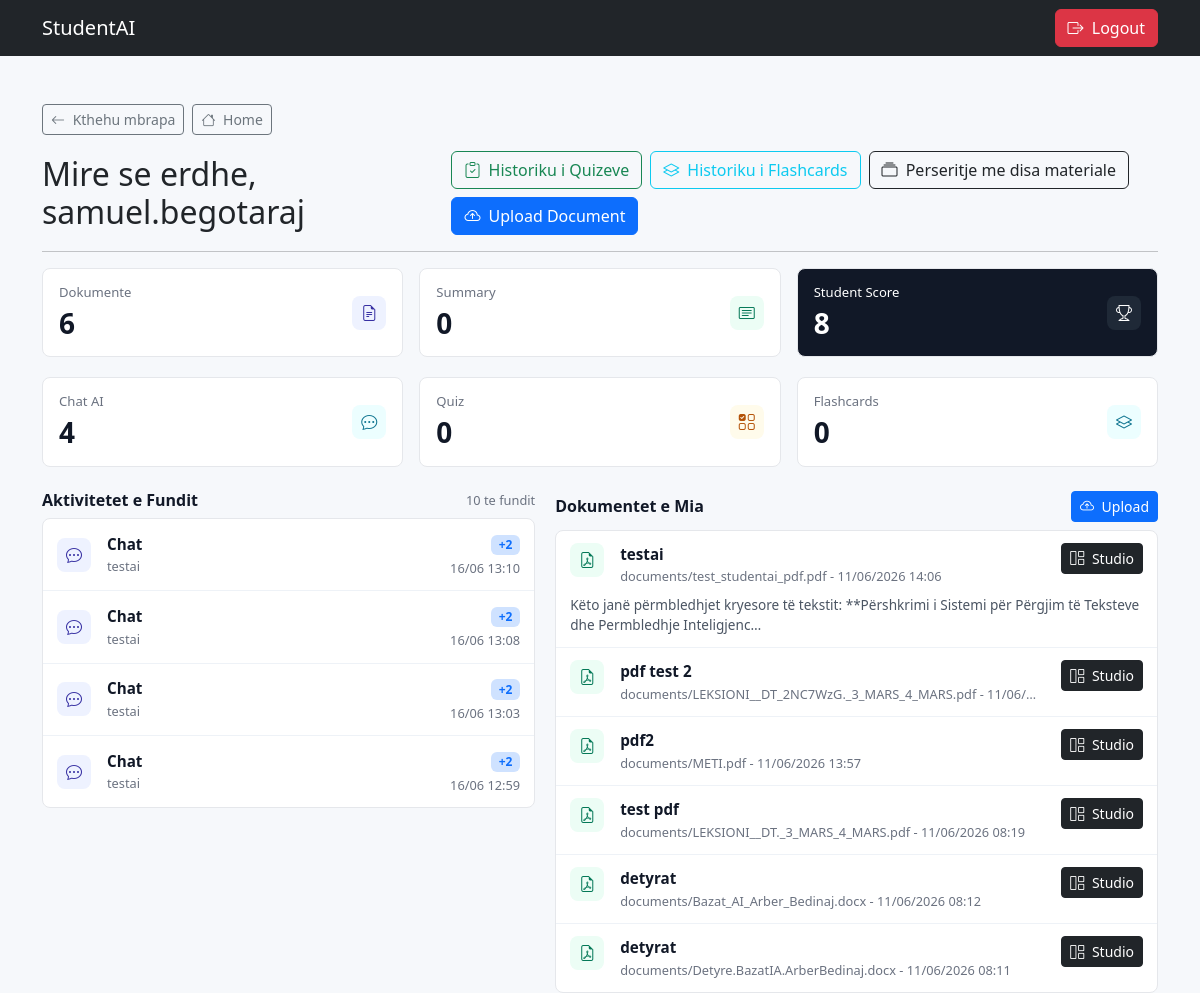
Page /dashboard/ (signed in) on the earlier database version.
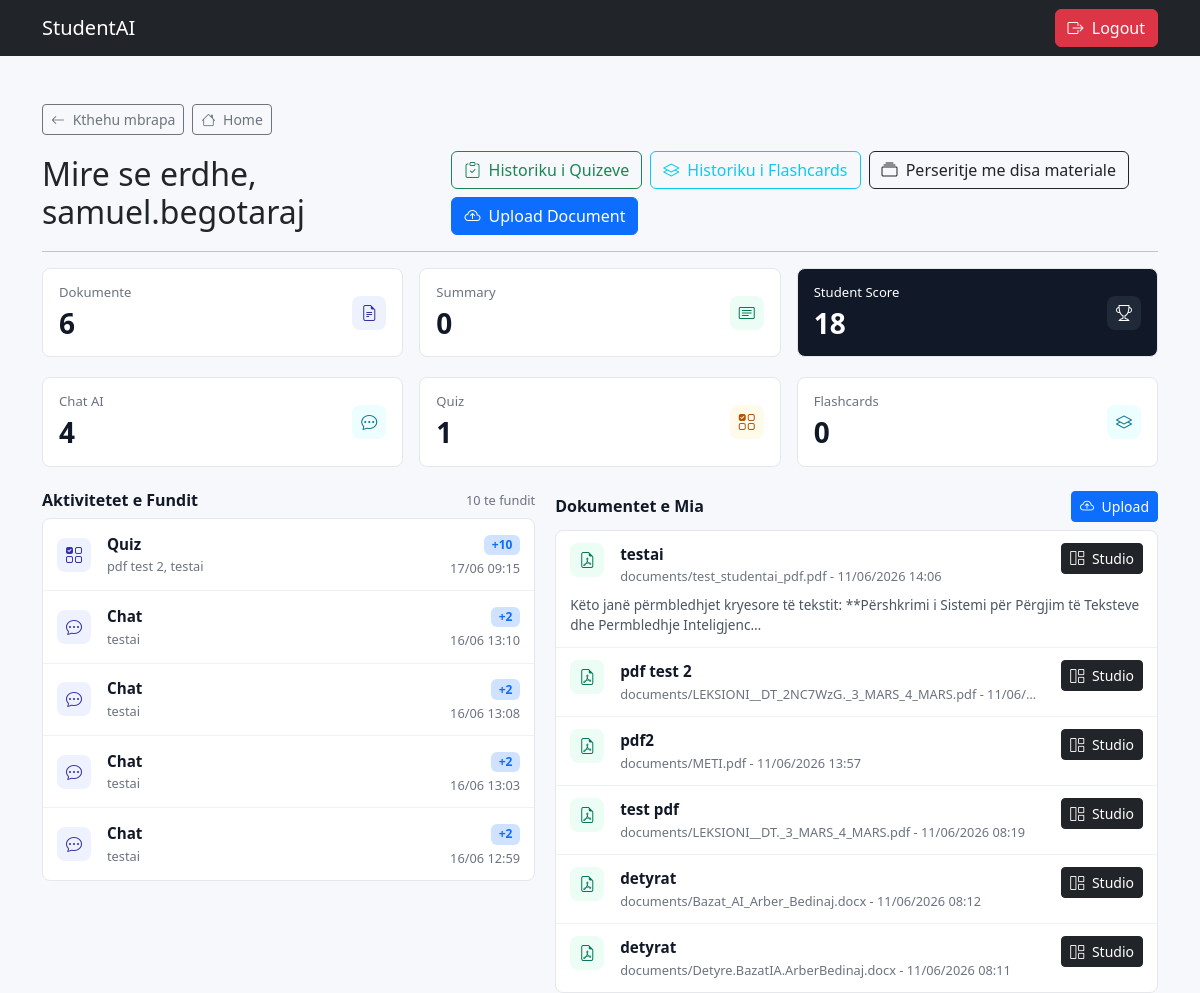
Same page on the later database version.
### documents/models.py (models this page shows, shortened)
class Activity(models.Model):
    ACTIVITY_TYPES = (
        ('summary', 'Summary'),
        ('chat', 'Chat'),
        ('quiz', 'Quiz'),
        ('flashcards', 'Flashcards'),
    )
    POINTS = {
        'summary': 5,
        'chat': 2,
        'quiz': 10,
        'flashcards': 5,
    }
    user = models.ForeignKey(
        User,
        on_delete=models.CASCADE,
        related_name='activities'
    )
    activity_type = models.CharField(
        max_length=20,
        choices=ACTIVITY_TYPES
    )
    document_title = models.CharField(max_length=255)
    points = models.PositiveIntegerField(default=0)
    created_at = models.DateTimeField(auto_now_add=True)

class Document(models.Model):
    title = models.CharField(max_length=255)
    file = models.FileField(
        upload_to='documents/'
    )
    uploaded_by = models.ForeignKey(
        User,
        on_delete=models.CASCADE
    )
    uploaded_at = models.DateTimeField(
        auto_now_add=True
    )
    summary = models.TextField(blank=True, null=True)
    extracted_text = models.TextField(blank=True, null=True)
    ai_processed = models.BooleanField(default=False)

### accounts/views.py (the view)
# urls.py: path('dashboard/', dashboard, name='dashboard'),
@login_required(login_url='login')
def dashboard(request):
    documents = Document.objects.filter(
        uploaded_by=request.user
    ).order_by('-uploaded_at')
    activities = Activity.objects.filter(
        user=request.user
    ).order_by('-created_at')
    context = {
        'documents': documents,
        'documents_count': documents.count(),
        'quiz_attempts_count': QuizAttempt.objects.filter(user=request.user).count(),
        'flashcard_attempts_count': FlashcardAttempt.objects.filter(user=request.user).count(),
        'activities': activities[:10],
        'summary_count': activities.filter(activity_type='summary').count(),
        'chat_count': activities.filter(activity_type='chat').count(),
        'quiz_count': activities.filter(activity_type='quiz').count(),
        'flashcards_count': activities.filter(activity_type='flashcards').count(),
        'total_points': sum(activity.points for activity in activities),
    }
    return render(
        request,
        'accounts/dashboard.html',
        context
    )

### accounts/templates/accounts/dashboard.html (shortened to what the changed rows need)
<!DOCTYPE html>
<html>
<head>
    <link href="https://cdn.jsdelivr.net/npm/bootstrap@5.3.7/dist/css/bootstrap.min.css" rel="stylesheet">
    <link href="https://cdn.jsdelivr.net/npm/bootstrap-icons@1.11.3/font/bootstrap-icons.css" rel="stylesheet">
</head>
<body>
<main class="container mt-5">
    <div class="d-flex justify-content-between align-items-center gap-3">
        <h2 class="mb-0">
            Mire se erdhe, {{ request.user.username }}
        </h2>
    </div>
    <div class="row g-3">
        <div class="col-md-4">
            <div class="card stat-card">
                <div class="card-body">
                    <div class="stat-content">
                        <div>
                            <h2>{{ documents_count }}</h2>
                        </div>
                    </div>
                </div>
            </div>
        </div>
        <div class="col-md-4">
            <div class="card stat-card">
                <div class="card-body">
                    <div class="stat-content">
                        <div>
                            <h2>{{ summary_count }}</h2>
                        </div>
                    </div>
                </div>
            </div>
        </div>
        <div class="col-md-4">
            <div class="card stat-card score-card">
                <div class="card-body">
                    <div class="stat-content">
                        <div>
                            <h5>Student Score</h5>
                            <h2>{{ total_points }}</h2>
                        </div>
                    </div>
                </div>
            </div>
        </div>
    </div>
    <div class="row g-3 mt-1">
        <div class="col-md-4">
            <div class="card stat-card">
                <div class="card-body">
                    <div class="stat-content">
                        <div>
                            <h2>{{ chat_count }}</h2>
                        </div>
                    </div>
                </div>
            </div>
        </div>
        <div class="col-md-4">
            <div class="card stat-card">
                <div class="card-body">
                    <div class="stat-content">
                        <div>
                            <h5>Quiz</h5>
                            <h2>{{ quiz_count }}</h2>
                        </div>
                    </div>
                </div>
            </div>
        </div>
        <div class="col-md-4">
            <div class="card stat-card">
                <div class="card-body">
                    <div class="stat-content">
                        <div>
                            <h2>{{ flashcards_count }}</h2>
                        </div>
                    </div>
                </div>
            </div>
        </div>
    </div>
    <div class="dashboard-grid mt-4">
        <section>
            {% if activities %}
                <div class="compact-panel">
                    {% for activity in activities %}
                        <div class="compact-row d-flex justify-content-between align-items-center gap-3">
                            <div class="d-flex align-items-center gap-3 min-w-0">
                                <span class="icon-badge">
                                    {% if activity.activity_type == 'chat' %}
                                        <i class="bi bi-chat-dots"></i>
                                    {% elif activity.activity_type == 'quiz' %}
                                        <i class="bi bi-ui-checks-grid"></i>
                                    {% elif activity.activity_type == 'flashcards' %}
                                        <i class="bi bi-layers"></i>
                                    {% else %}
                                        <i class="bi bi-card-text"></i>
                                    {% endif %}
                                </span>
                                <div class="min-w-0">
                                    <div class="item-title">
                                        {{ activity.get_activity_type_display }}
                                    </div>
                                    <div class="item-meta text-truncate" style="max-width: 280px;">
                                        {{ activity.document_title }}
                                    </div>
                                </div>
                            </div>
                            <div class="text-end flex-shrink-0">
                                <span class="badge bg-primary-subtle text-primary">+{{ activity.points }}</span>
                                <div class="item-meta mt-1">{{ activity.created_at|date:"d/m H:i" }}</div>
                            </div>
                        </div>
                    {% endfor %}
                </div>
            {% else %}
                <div class="compact-panel compact-row item-meta">
                    Ende nuk ka aktivitete AI.
                </div>
            {% endif %}
        </section>
        <section>
            {% if documents %}
                <div class="compact-panel">
                    {% for document in documents %}
                        <div class="compact-row">
                            <div class="d-flex justify-content-between align-items-start gap-3">
                                <div class="d-flex align-items-start gap-3 min-w-0">
                                    <span class="icon-badge success"><i class="bi bi-file-earmark-pdf"></i></span>
                                    <div class="min-w-0">
                                        <div class="item-title text-truncate" style="max-width: 420px;">
                                            {{ document.title }}
                                        </div>
                                        <div class="item-meta text-truncate" style="max-width: 420px;">
                                            {{ document.file.name }} - {{ document.uploaded_at|date:"d/m/Y H:i" }}
                                        </div>
                                    </div>
                                </div>
                                <div class="d-flex align-items-center gap-2 flex-shrink-0">
                                    <a href="{% url 'document_study' document.id %}" class="btn btn-dark btn-sm">
                                        <i class="bi bi-grid-1x2 me-1"></i> Studio
                                    </a>
                                </div>
                            </div>
                            {% if document.summary %}
                                <p class="summary-preview">
                                    {{ document.summary|truncatechars:120 }}
                                </p>
                            {% endif %}
                        </div>
                    {% endfor %}
                </div>
            {% else %}
                <div class="compact-panel compact-row item-meta">
                    Nuk ke ngarkuar ende dokumente.
                </div>
            {% endif %}
        </section>
    </div>
</main>
</body>
</html>

Differences in the rows shown:
added Activity: activity_type "Quiz", document_title "pdf test 2, testai", points "10", created_at "17/06 09:15"
Other differences:
{{ total_points }}: "8" → "18"
{{ quiz_count }}: "0" → "1"
